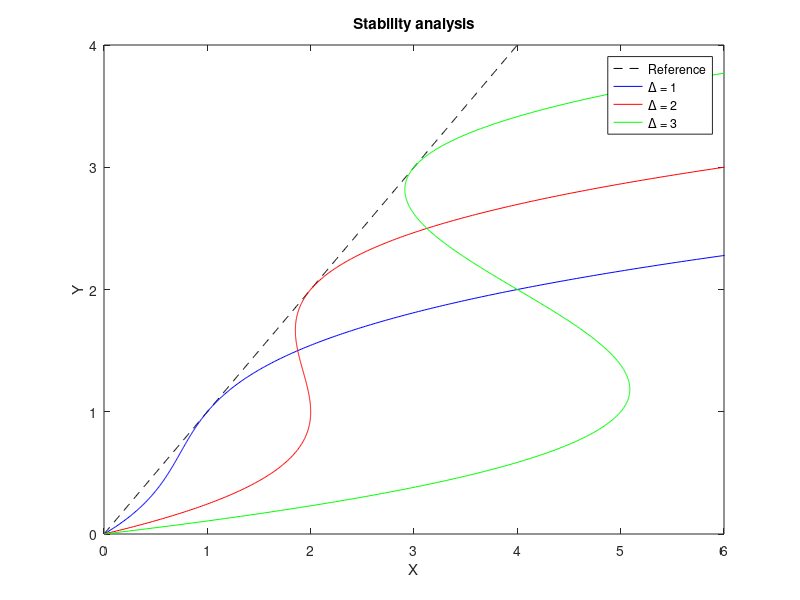

This chart was generated by the following MATLAB code:
clear all;
close all;

%% Input parameters
delta1 = 1;
delta2 = 2;
delta3 = 3;
%% Calculate
Y = linspace(0, 6, 1000);
%
Xref = Y;
X1 = Y.^3 - 2*delta1*Y.^2 + (delta1^2 +1)*Y;
X2 = Y.^3 - 2*delta2*Y.^2 + (delta2^2 +1)*Y;
X3 = Y.^3 - 2*delta3*Y.^2 + (delta3^2 +1)*Y;

%% Plot 
figure; hold on; box on;
plot(Xref, Y, '--k');
plot(X1, Y, '-b');
plot(X2, Y, '-r');
plot(X3, Y, '-g');
axis([0 6 0 4]);
xlabel('X');
ylabel('Y');
title('Stability analysis');
legend('Reference', '\Delta = 1', '\Delta = 2', '\Delta = 3');